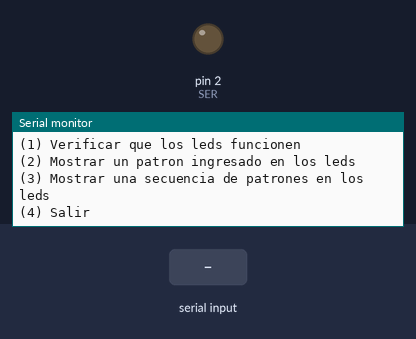
The sketch below on a simulated Arduino Uno, built with avr-gcc and run on an emulated ATmega328P. On the bench: output pins drawn as LEDs (lit = HIGH), the last lines printed to the serial monitor. The test bench sets the inputs (shaded band).

Above: at 1.3 s.
1.4 s: "30,150\n" received over Serial
At 2.8 s:
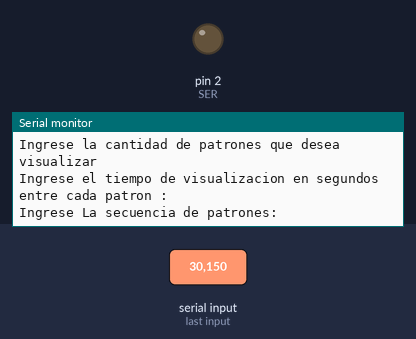
3.1 s: "2\n" received over Serial
At 3.5 s:
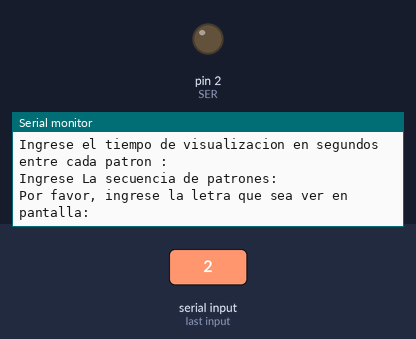

Measured:
- after the input at 1.4 s, the serial monitor: prints a new line at once (image 1)
- after the input at 3.1 s, the serial monitor: prints a new line at once (image 2)

The sketch:

Parcial1_Codigo_Arduino.ino
```cpp
#define SER 2
#define SRCLK 3
#define RCLK 4
//Funcion para prender todos los leds
void verificacion();
//Funcion para mostrar el caracter en los leds
void imagen(char,int);
//Funcion para mostrar los patrones
void publik(char);
//Funcion para leer 8 bites de cada fila y mirar si estan disponibles
void desplazarbyte(uint8_t Pindato, uint8_t Pinreloj, uint8_t val);
short int opcion;
char letra;
void mostrarleds(int *Lista,int);
int ALL[]   = {255,255,255,255,255,255,255,255};
float time = 4000.0;


void setup(){
//inicializamos el puerto serial
  Serial.begin(9600);
  //------------------------------
  //pin de salida
  pinMode(SER, OUTPUT);
  //pin de salida
  pinMode(SRCLK, OUTPUT);
  //pin de salida
  pinMode(RCLK, OUTPUT);
  Serial.println("Bienvend@. ¿Que desea hacer? ");
  Serial.println("(1) Verificar que los leds funcionen");
  Serial.println("(2) Mostrar un patron ingresado en los leds");
  Serial.println("(3) Mostrar una secuencia de patrones en los leds");
  Serial.println("(4) Salir ");
}


void loop(){
  //eleccion de usuario

  //cuando se ingresa un dato se cumple la condicion
  if(Serial.available()){
    //ciclo en donde se recibe la opcion del usuario

      opcion = Serial.read();
      opcion = opcion-48;
      //Opcion de verificacion
      if(opcion == 1){
      	verificacion();
        opcion = 0;
      }
      //Opcion de mostrar patron
      else if(opcion == 2){
        Serial.println("Por favor, ingrese la letra que sea ver en pantalla: ");
        while(true){
      if(Serial.available()){
  	  	letra = Serial.read();
        delay(1000);
        imagen(letra,time);
		Serial.println("\n\n\n\n\n\n\n\n");
        break;
      }
        }
      Serial.println("(1) Verificar que los leds funcionen");
  	  Serial.println("(2) Mostrar un patron ingresado en los leds");
  	  Serial.println("(3) Mostrar una secuencia de patrones en los leds");
 	  Serial.println("(4) Salir ");
      opcion = 0;
      }
      //Mostrar secuencia de patrones
      else if(opcion == 3){
        publik();
        opcion = 0;
        Serial.println("\n\n\n\n\n\n\n\n");
      }
   	  else if(opcion == 4){
        Serial.print("Adios bebe <3");
        delay(400);
    	exit(0);
    }
    }while(opcion <1 && opcion >3);

}
//Definicion de funciones--------------------------------
void verificacion(){
  for (int i=0; i<=8; i++) {

    desplazarbyte(SER,SRCLK,~ALL[i]);
    desplazarbyte(SER,SRCLK,128 >> i);
  digitalWrite(RCLK, 1);
  digitalWrite(RCLK, 0);
  }
}
void imagen(char letra,float tiempo){
    int *valores = new int[8];
    if(letra >= 97 && letra <= 122){
    	letra -= 32;
    }
      //para la letra A
      if(letra == 'A'){
      	int A[]  = {0,60,102,102,126,102,102,102};
		valores = A;
	  	mostrarleds(valores,tiempo);
      }
      //para letra B
      else if(letra == 'B'){
        int B[]  = {248,198,198,216,216,206,198,248};
		valores = B;
	  	mostrarleds(valores,tiempo);
      }
      //para letra C
      else if(letra == 'C'){
        int C[]  = {0,31,127,192,192,127,31,0};
      	valores = C;
	  	mostrarleds(valores,tiempo);
      }
      //para letra D
      else if(letra == 'D'){
        int D[]  = {248,252,198,195,195,198,252,248};
        valores = D;
	  	mostrarleds(valores,tiempo);
      }
      //para letra E
      else if(letra == 'E'){
        int E[]  = {255,255,224,255,255,224,255,255};
        valores = E;
	  	mostrarleds(valores,tiempo);
      }
      //para letra F
      else if(letra == 'F'){
        int F[]  = {126,126,96,124,124,96,96,96};
     	valores = F;
	  	mostrarleds(valores,tiempo);
      }
      //para letra G
      else if(letra == 'G'){
        int G[]  = {62,126,192,207,207,195,127,63};
     	valores = G;
	  	mostrarleds(valores,tiempo);
      }
      //para letra H
      else if(letra == 'H'){
        int H[]  = {195,195,195,255,255,195,195,195};
        valores = H;
	  	mostrarleds(valores,tiempo);
      }
      //para letra I
      else if(letra == 'I'){
        int I[] = {255,255,24,24,24,24,255,255};
      	valores = I;
	  	mostrarleds(valores,tiempo);
      }
      //para letra J
      else if(letra == 'J'){
        int J[]  = {255,24,24,24,152,216,120,48};
        valores = J;
	  	mostrarleds(valores,tiempo);
      }
      //para letra K
      else if(letra == 'K'){
        int K[]  = {198,204,216,240,216,204,198,195};
        valores = K;
	  	mostrarleds(valores,tiempo);
      }
      //para letra L
      else if(letra == 'L'){
        int L[]  = {48,48,48,48,48,48,62,62};
        valores = L;
	  	mostrarleds(valores,tiempo);
      }
      //para letra M
      else if(letra == 'M'){
        int M[]  = {195,231,255,219,195,195,195,195};
      	valores = M;
        mostrarleds(valores,tiempo);
      }
      //para letra N
      else if(letra == 'N'){
        int N[]  = {227,227,243,219,219,207,199,199};
        valores = N;
      	mostrarleds(valores,tiempo);
      }
      //para letra O
      else if(letra == 'O'){
        int O[]  = {255,255,195,195,195,195,255,255};
     	valores = O;
      	mostrarleds(valores,tiempo);
      }
      //para letra P
      else if(letra == 'P'){
        int P[]  = {255,227,227,227,255,254,224,224};
		valores = P;
      	mostrarleds(valores,tiempo);
      }
      //para letra Q
      else if(letra == 'Q'){
        int Q[]  = {0,60,66,66,66,70,62,1};
      	valores = Q;
      	mostrarleds(valores,tiempo);
      }
      //para letra R
      else if(letra == 'R'){
        int R[]  = {255,255,195,223,206,204,198,195};
     	valores = R;
      	mostrarleds(valores,tiempo);
      }
      //para letra S
      else if(letra == 'S'){
        int S[]  = {255,255,192,255,255,3,255,255};
        valores = S;
      	mostrarleds(valores,tiempo);
      }
      //para letra T
      else if(letra == 'T'){
        int T[]  = {255,255,255,60,60,60,60,60};
        valores = T;
      	mostrarleds(valores,tiempo);
      }
      //para letra U
      else if(letra == 'U'){
        int U[]  = {195,195,195,195,195,195,255,255};
        valores = U;
      	mostrarleds(valores,tiempo);
      }
      //para letra V
      else if(letra == 'V'){
        int V[]  = {129,195,195,102,102,60,60,24};
        valores = V;
      	mostrarleds(valores,tiempo);
      }
      //para letra W
      else if(letra == 'W'){
        int W[]  = {129,153,153,153,153,153,153,126};
        valores = W;
      	mostrarleds(valores,tiempo);
      }
      //para letra X
      else if(letra == 'X'){
        int X[]  = {129,195,102,60,60,102,195,129};
        valores = X;
        mostrarleds(valores,tiempo);
      }
      //para letra Y
      else if(letra == 'Y'){
      int Y[]  = {195,102,60,24,24,24,24,24};
      valores = Y;
      mostrarleds(valores,tiempo);
      }
      //para letra Z
      else if(letra == 'Z'){
       int Z[]  = {255,255,6,12,24,48,255,255};
        valores = Z;
      	mostrarleds(valores,tiempo);
      }
      //para numero 0
      else if(letra == '0'){
        int cero[]  = {60,126,102,102,102,102,126,60};
        valores = cero;
         mostrarleds(valores,tiempo);
      }

      //para numero 1
      else if(letra == '1'){
        int uno[]   = {24,56,88,24,24,24,24,24};
        valores = uno;
        mostrarleds(valores,tiempo);
      }


      //para numero 2
      else if(letra == '2'){
        int dos[]   = {60,126,102,12,24,48,126,126};
        valores = dos;
        mostrarleds(valores,tiempo);
      }

      //para numero 3
      else if(letra == '3'){
        int tres[]  = {60,126,102,14,14,102,126,60};
        valores = tres;
        mostrarleds(valores,tiempo);
      }

      //para numero 4
      else if(letra == '4'){
        int cuatro[]  = {14,30,54,102,255,255,6,6};
 		valores = cuatro;
        mostrarleds(valores,tiempo);
      }

      //para numero 5
      else if(letra == '5'){
        int cinco[] = {254,254,192,252,254,14,254,252};
        valores = cinco;
        mostrarleds(valores,tiempo);
      }

      //para numero 6
      else if(letra == '6'){
        int seis[]  = {30,62,112,252,254,198,254,124};
        valores = seis;
        mostrarleds(valores,tiempo);
      }


      //para numero 7
      else if(letra == '7'){
        int siete[] = {255,255,6,12,24,48,96,192};
        valores = siete;
        mostrarleds(valores,tiempo);

      }
      //para numero 8
      else if(letra == '8'){
        int ocho[]  = {60,66,66,60,66,66,60,0};
        valores = ocho;
        mostrarleds(valores,tiempo);

      }
      //para numero 9
      else if(letra == '9'){
        int nueve[] = {60,126,102,126,58,6,6,6};
        valores = nueve;
        mostrarleds(valores,tiempo);
      }

      //para emoji1
        else if(letra == '!'){
          int cara1[] = {0,36,36,0,66,66,60,0};
          valores = cara1;
          mostrarleds(valores,tiempo);

        }
        //para emoji2
      else if(letra == '"'){
        int cara2[] = {165,165,165,231,0,129,90,36};
        valores = cara2;
        mostrarleds(valores,tiempo);
      }

    //para emoji3
        else if(letra == '#'){
          int cara3[] = {102,102,0,126,66,66,126,0};
          valores = cara3;
          mostrarleds(valores,tiempo);

        }
  delete[] valores;
}
void desplazarbyte(uint8_t Pindato, uint8_t Pinreloj, uint8_t val){
  	uint8_t i = 0;
    for (i = 0; i < 8; i++)  {
        digitalWrite(Pindato, !!(val & (1 << i)));
        digitalWrite(Pinreloj, HIGH);
        digitalWrite(Pinreloj, LOW);
      }
  }

void mostrarleds(int *Lista,float tiempo){
  int contador = 0;
  while(true){
  	for (int i=0; i <= 8; i++)
    {	desplazarbyte(SER,SRCLK,~(*(Lista+i)));//columnas
    	desplazarbyte(SER,SRCLK,128 >> i); //filas
        digitalWrite(RCLK, 1);
    	digitalWrite(RCLK, 0);
	}
	delay(15);
    contador = contador + 2;
    if(contador > tiempo/100){
    	break;
    }

  }
}
void publik(){
 char charpatron[]="";
 int Npatron;
 float Dpatron;
  Serial.println("Ingrese la cantidad de patrones que desea visualizar");
  while(true){
    if(Serial.available()){
  	  Npatron = Serial.parseInt();
      delay(200);
      break;
    }
  }
  Serial.println("Ingrese el tiempo de visualizacion en segundos entre cada patron : ");
  while(true){
    if(Serial.available()){
  	  Dpatron = Serial.parseFloat();
      delay(200);
      break;
    }
  }
  Dpatron = Dpatron*1000;
  Serial.println("Ingrese La secuencia de patrones: ");
  int largo = 0;
  while(true){
    if(Serial.available()){
      for(int i=0;i<=Npatron;i++){
        charpatron[i]=Serial.read();
        imagen(charpatron[i],Dpatron);
        delay(100);
        largo++;
        if(largo == Npatron){
        	break;
        }
      }
      break;
    }
  delay(200);
  }


}
```
